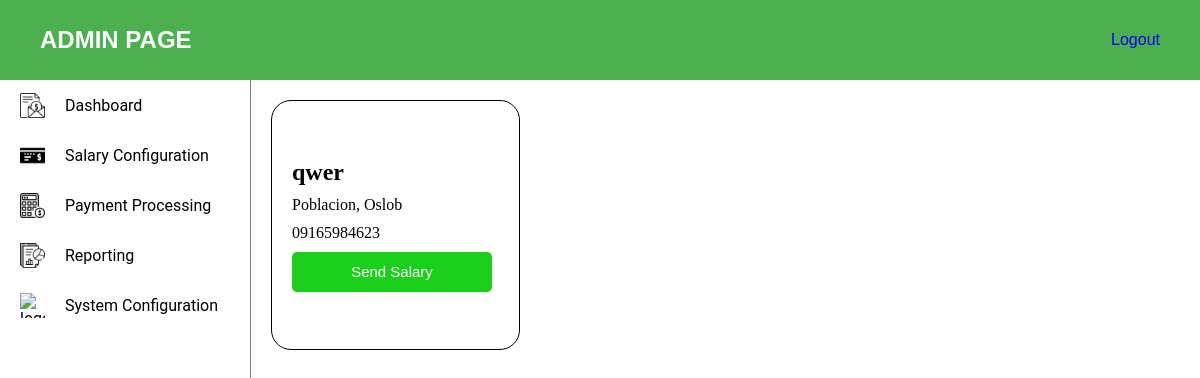
Page /payment-proc on the earlier database version.
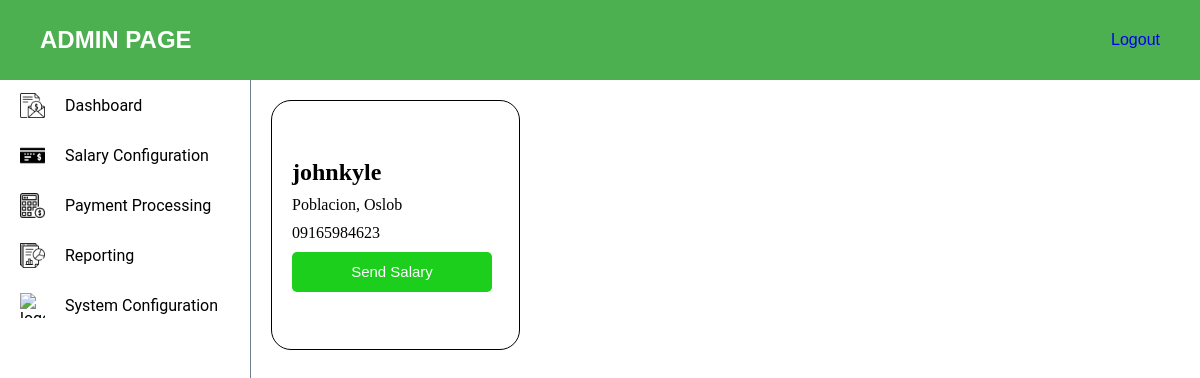
Same page on the later database version.
### myapp/models.py (models this page shows, shortened)
class Employee(AbstractUser):
    name = models.CharField(max_length=255)
    email = models.EmailField()
    contact = models.CharField(max_length=15)
    address = models.TextField()
    username = models.CharField(max_length=255, unique=True)
    password = models.CharField(max_length=128)
    groups = models.ManyToManyField('auth.Group', related_name='employee_groups', blank=True)
    user_permissions = models.ManyToManyField('auth.Permission', related_name='employee_permissions', blank=True)

### myapp/views.py (the view)
# urls.py: path("payment-proc", views.payment_proc, name="payment_proc"),
def payment_proc(request):
    employees = Employee.objects.all()
    return render(request, "admin-view/payment-proc/payment-proc.html", {
        'employees' : employees
    })

### myapp/templates/admin-view/payment-proc/payment-proc.html (shortened to what this page needs)
{% load static %}
<!DOCTYPE html>
<html lang="en">
<head>
    <link rel="stylesheet" href="{% static 'css/navbar.css' %}">
    <link rel="stylesheet" href="{% static 'css/admin.css' %}">
    <link rel="stylesheet" href="{% static 'css/payment-proc.css' %}">
</head>
<body>
    <div class="admin-header">
        <h2>ADMIN PAGE</h2>
        <a href="{% url 'user_login' %}">Logout</a>
    </div>
    <div class="page-content">
        <aside class="aside-content">
            <ul class="aside-nav">
                <a class="aside-nav-items" href="{% url 'admin_view' %}">
                    <img class="sidenav-logo" src="{% static 'images/salary.png' %}" alt="logo">
                    Dashboard
                </a>
                <a class="aside-nav-items" href="{% url 'salary_config' %}">
                    <img class="sidenav-logo" src="{% static 'images/bank-check.png' %}" alt="logo">
                    Salary Configuration
                </a>
                <a class="aside-nav-items" href="{% url 'payment_proc' %}">
                    <img class="sidenav-logo" src="{% static 'images/calculator.png' %}" alt="logo">
                    Payment Processing
                </a>
                <a class="aside-nav-items" href="{% url 'reporting' %}">
                    <img class="sidenav-logo" src="{% static 'images/report.png' %}" alt="logo">
                    Reporting
                </a>
                <a class="aside-nav-items" href="{% url 'system_config' %}">
                    <img class="sidenav-logo" src="{% static 'images/system.png' %}" alt="logo">
                    System Configuration
                </a>
            </ul>
        </aside>
        <section class="admin-content">
            <div class="payment-proc">
                <div class="card-container">
                    {% for employee in employees %}
                        <div class="card-content">
                            <h1>{{ employee.name }}</h1>
                            <p>{{ employee.address }}</p>
                            <p>{{ employee.contact }}</p>
                            <button>Send Salary</button>
                        </div>
                    {% endfor %}
                </div>
            </div>
        </section>
    </div>
</body>
</html>

Differences in the rows shown:
removed Employee: name "qwer", address "Poblacion, Oslob", contact "09165984623"
added Employee: name "johnkyle", address "Poblacion, Oslob", contact "09165984623"
